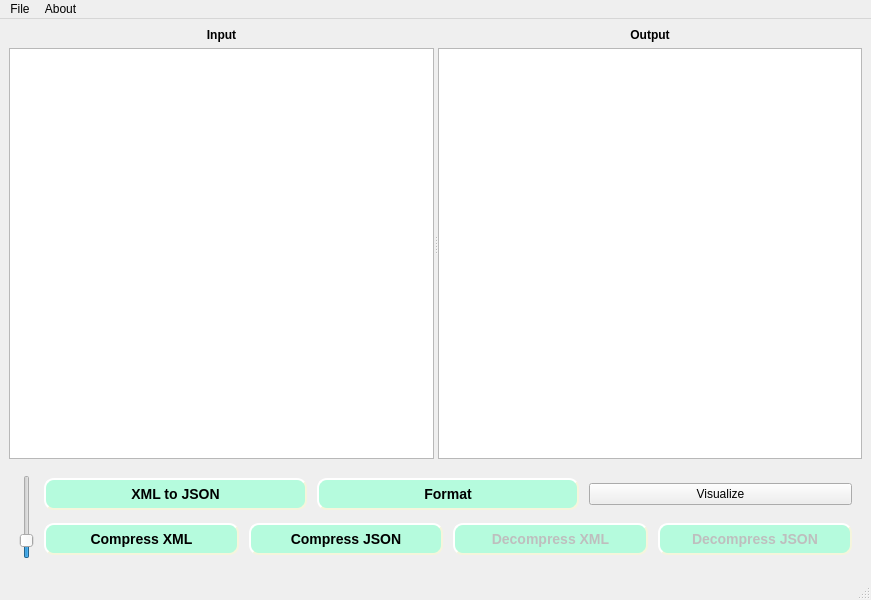
<?xml version="1.0" encoding="UTF-8"?>
<ui version="4.0">
 <class>XML_Editor</class>
 <widget class="QMainWindow" name="XML_Editor">
  <property name="geometry">
   <rect>
    <x>0</x>
    <y>0</y>
    <width>871</width>
    <height>600</height>
   </rect>
  </property>
  <property name="windowTitle">
   <string>XML_Editor</string>
  </property>
  <property name="windowIcon">
   <iconset resource="../Resourses/Resourses.qrc">
    <normaloff>:/icon.ico</normaloff>:/icon.ico</iconset>
  </property>
  <widget class="QWidget" name="centralwidget">
   <layout class="QVBoxLayout" name="verticalLayout">
    <item>
     <layout class="QVBoxLayout" name="verticalLayout_2" stretch="5,1">
      <item>
       <layout class="QHBoxLayout" name="horizontalLayout">
        <item>
         <widget class="QSplitter" name="splitter">
          <property name="orientation">
           <enum>Qt::Horizontal</enum>
          </property>
          <widget class="QWidget" name="verticalLayoutWidget">
           <layout class="QVBoxLayout" name="verticalLayout_4">
            <item>
             <widget class="QLabel" name="label_2">
              <property name="font">
               <font>
                <bold>true</bold>
               </font>
              </property>
              <property name="text">
               <string>Input</string>
              </property>
              <property name="alignment">
               <set>Qt::AlignCenter</set>
              </property>
             </widget>
            </item>
            <item>
             <widget class="QTextEdit" name="input_textedit">
              <property name="lineWrapMode">
               <enum>QTextEdit::WidgetWidth</enum>
              </property>
              <property name="readOnly">
               <bool>true</bool>
              </property>
             </widget>
            </item>
           </layout>
          </widget>
          <widget class="QWidget" name="verticalLayoutWidget_2">
           <layout class="QVBoxLayout" name="verticalLayout_5">
            <item>
             <widget class="QLabel" name="label">
              <property name="font">
               <font>
                <bold>true</bold>
               </font>
              </property>
              <property name="text">
               <string>Output</string>
              </property>
              <property name="alignment">
               <set>Qt::AlignCenter</set>
              </property>
             </widget>
            </item>
            <item>
             <widget class="QTextEdit" name="output_textedit">
              <property name="lineWrapMode">
               <enum>QTextEdit::NoWrap</enum>
              </property>
              <property name="readOnly">
               <bool>true</bool>
              </property>
             </widget>
            </item>
           </layout>
          </widget>
         </widget>
        </item>
       </layout>
      </item>
      <item>
       <layout class="QHBoxLayout" name="horizontalLayout_12">
        <property name="spacing">
         <number>10</number>
        </property>
        <property name="sizeConstraint">
         <enum>QLayout::SetDefaultConstraint</enum>
        </property>
        <property name="leftMargin">
         <number>10</number>
        </property>
        <property name="topMargin">
         <number>10</number>
        </property>
        <property name="rightMargin">
         <number>10</number>
        </property>
        <property name="bottomMargin">
         <number>10</number>
        </property>
        <item>
         <layout class="QVBoxLayout" name="verticalLayout_16">
          <property name="rightMargin">
           <number>0</number>
          </property>
          <item>
           <widget class="QSlider" name="verticalSlider">
            <property name="sizePolicy">
             <sizepolicy hsizetype="Fixed" vsizetype="Fixed">
              <horstretch>0</horstretch>
              <verstretch>0</verstretch>
             </sizepolicy>
            </property>
            <property name="maximumSize">
             <size>
              <width>16777215</width>
              <height>16777215</height>
             </size>
            </property>
            <property name="minimum">
             <number>5</number>
            </property>
            <property name="maximum">
             <number>30</number>
            </property>
            <property name="value">
             <number>9</number>
            </property>
            <property name="orientation">
             <enum>Qt::Vertical</enum>
            </property>
           </widget>
          </item>
         </layout>
        </item>
        <item>
         <layout class="QVBoxLayout" name="verticalLayout_14">
          <property name="topMargin">
           <number>0</number>
          </property>
          <item>
           <layout class="QHBoxLayout" name="horizontalLayout_13">
            <item>
             <widget class="QPushButton" name="convert">
              <property name="styleSheet">
               <string notr="true">QPushButton{
	background-color: #B5FBDD;
    border-style: outset;
    border-width: 2px;
    border-radius: 10px;
    border-color: beige;
    font: bold 14px;
    min-width: 10em;
    padding: 6px;
}
QPushButton:pressed {
    background-color: rgb(224, 0, 0);
    border-style: inset;
}

QPushButton:hover{
background-color:rgb(252, 252, 252)
}</string>
              </property>
              <property name="text">
               <string>XML to JSON</string>
              </property>
             </widget>
            </item>
            <item>
             <widget class="QPushButton" name="format_button">
              <property name="styleSheet">
               <string notr="true">QPushButton{
	background-color: #B5FBDD;
    border-style: outset;
    border-width: 2px;
    border-radius: 10px;
    border-color: beige;
    font: bold 14px;
    min-width: 10em;
    padding: 6px;
}
QPushButton:pressed {
    background-color: rgb(224, 0, 0);
    border-style: inset;
}

QPushButton:hover{
background-color:rgb(252, 252, 252)
}</string>
              </property>
              <property name="text">
               <string>Format</string>
              </property>
             </widget>
            </item>
            <item>
             <widget class="QPushButton" name="visualize">
              <property name="text">
               <string>Visualize</string>
              </property>
             </widget>
            </item>
           </layout>
          </item>
          <item>
           <layout class="QHBoxLayout" name="horizontalLayout_11">
            <item>
             <widget class="QPushButton" name="compress_xml">
              <property name="styleSheet">
               <string notr="true">QPushButton{
	background-color: #B5FBDD;
    border-style: outset;
    border-width: 2px;
    border-radius: 10px;
    border-color: beige;
    font: bold 14px;
    min-width: 10em;
    padding: 6px;
}
QPushButton:pressed {
    background-color: rgb(224, 0, 0);
    border-style: inset;
}

QPushButton:hover{
background-color:rgb(252, 252, 252)
}</string>
              </property>
              <property name="text">
               <string>Compress XML</string>
              </property>
             </widget>
            </item>
            <item>
             <widget class="QPushButton" name="comp_json">
              <property name="styleSheet">
               <string notr="true">QPushButton{
	background-color: #B5FBDD;
    border-style: outset;
    border-width: 2px;
    border-radius: 10px;
    border-color: beige;
    font: bold 14px;
    min-width: 10em;
    padding: 6px;
}
QPushButton:pressed {
    background-color: rgb(224, 0, 0);
    border-style: inset;
}

QPushButton:hover{
background-color:rgb(252, 252, 252)
}</string>
              </property>
              <property name="text">
               <string>Compress JSON</string>
              </property>
             </widget>
            </item>
            <item>
             <widget class="QPushButton" name="Decomp_xml">
              <property name="enabled">
               <bool>false</bool>
              </property>
              <property name="styleSheet">
               <string notr="true">QPushButton{
	background-color: #B5FBDD;
    border-style: outset;
    border-width: 2px;
    border-radius: 10px;
    border-color: beige;
    font: bold 14px;
    min-width: 10em;
    padding: 6px;
}
QPushButton:pressed {
    background-color: rgb(224, 0, 0);
    border-style: inset;
}

QPushButton:hover{
background-color:rgb(252, 252, 252)
}</string>
              </property>
              <property name="text">
               <string>Decompress XML</string>
              </property>
             </widget>
            </item>
            <item>
             <widget class="QPushButton" name="Decomp_json">
              <property name="enabled">
               <bool>false</bool>
              </property>
              <property name="styleSheet">
               <string notr="true">QPushButton{
	background-color: #B5FBDD;
    border-style: outset;
    border-width: 2px;
    border-radius: 10px;
    border-color: beige;
    font: bold 14px;
    min-width: 10em;
    padding: 6px;
}
QPushButton:pressed {
    background-color: rgb(224, 0, 0);
    border-style: inset;
}

QPushButton:hover{
background-color:rgb(252, 252, 252)
}</string>
              </property>
              <property name="text">
               <string>Decompress JSON</string>
              </property>
             </widget>
            </item>
           </layout>
          </item>
         </layout>
        </item>
       </layout>
      </item>
     </layout>
    </item>
   </layout>
  </widget>
  <widget class="QMenuBar" name="menubar">
   <property name="geometry">
    <rect>
     <x>0</x>
     <y>0</y>
     <width>871</width>
     <height>22</height>
    </rect>
   </property>
   <widget class="QMenu" name="menuFile">
    <property name="title">
     <string>File</string>
    </property>
    <addaction name="actionOpen"/>
    <addaction name="separator"/>
    <addaction name="actionSave_as"/>
   </widget>
   <widget class="QMenu" name="menuAbout">
    <property name="title">
     <string>About</string>
    </property>
    <addaction name="actionGithub"/>
   </widget>
   <addaction name="menuFile"/>
   <addaction name="menuAbout"/>
  </widget>
  <widget class="QStatusBar" name="statusbar"/>
  <action name="actionOpen">
   <property name="text">
    <string>Open File</string>
   </property>
   <property name="shortcut">
    <string>Ctrl+O</string>
   </property>
  </action>
  <action name="actionSave">
   <property name="text">
    <string>Save</string>
   </property>
  </action>
  <action name="actionSave_as">
   <property name="text">
    <string>Save as</string>
   </property>
   <property name="shortcut">
    <string>Ctrl+S</string>
   </property>
  </action>
  <action name="actionGithub">
   <property name="text">
    <string>Github</string>
   </property>
  </action>
 </widget>
 <resources>
  <include location="../Resourses/Resourses.qrc"/>
 </resources>
 <connections/>
</ui>
